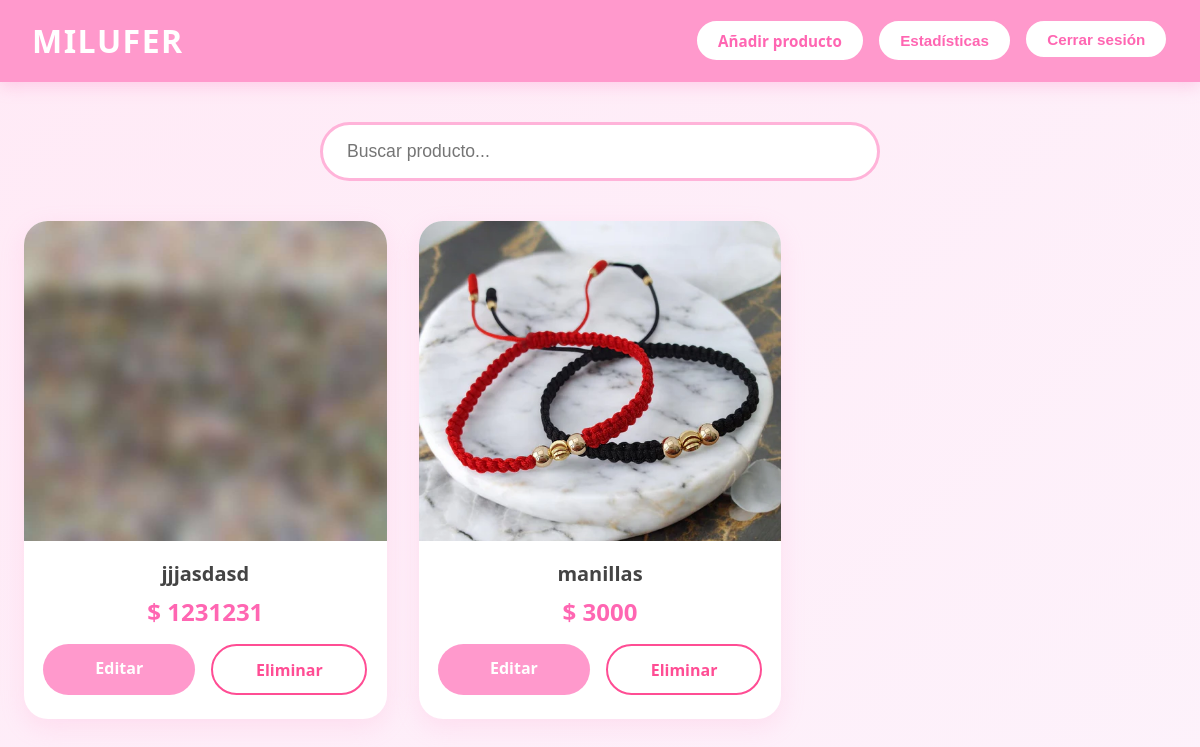
The app's page /panel_admin/ (signed in) with its own data.
### joyeria/models.py (models this page shows, shortened)
class Producto(models.Model):
    nombre = models.CharField(max_length=100)
    precio = models.IntegerField(help_text="Precio en pesos (ej: 45000)")
    descripcion = models.TextField(blank=True, null=True)
    imagen = models.ImageField(upload_to='productos/', blank=True, null=True)
    activo = models.BooleanField(default=True)
    creado_en = models.DateTimeField(auto_now_add=True)
    class Meta:
        ordering = ['-creado_en']

### joyeria/views.py (the view)
# urls.py: path('panel_admin/', panel_admin, name='panel_admin'),
@user_passes_test(es_admin, login_url='login')
def panel_admin(request):
    productos = Producto.objects.all().order_by('-creado_en')  # ordena por más nuevo
    return render(request, 'panel_admin.html', {
        'productos': productos
    })

### joyeria/views.py (called while the page is built)
def es_admin(user):
    return user.is_superuser

### joyeria/templates/panel_admin.html (shortened to what this page needs)
{% load static %}
<!DOCTYPE html>
<html lang="es">
<head>
  <link rel="stylesheet" href="{% static 'panel_admin.css' %}">
</head>
<body>
  <header>
    <h1>MILUFER</h1>
    <div class="header-buttons">
      <a href="{% url 'admin:joyeria_producto_add' %}" class="btn-header">Añadir producto</a>
      <button id="statsBtn" class="btn-header">Estadísticas</button>
      <form action="{% url 'logout' %}" method="post" style="display:inline;">
      <button type="submit" class="btn-header">Cerrar sesión</button>
      </form>
    </div>
  </header>
  <div class="container">
    <div class="search-bar">
      <input type="text" id="search" placeholder="Buscar producto..." onkeyup="filtrar()">
    </div>
    <div class="productos-grid" id="grid">
      {% for p in productos %}
      <div class="producto-card">
        {% if p.imagen %}
          <img src="{{ p.imagen.url }}" alt="{{ p.nombre }}">
        {% else %}
          <div class="sin-imagen">Sin foto</div>
        {% endif %}
        <h3>{{ p.nombre }}</h3>
        <p class="precio">$ {{ p.precio }}</p>
        <div class="acciones">
          <a href="{% url 'admin:joyeria_producto_change' p.id %}" class="btn-edit">Editar</a>
          <a href="{% url 'admin:joyeria_producto_delete' p.id %}" class="btn-delete"
             onclick="return confirm('¿Eliminar {{ p.nombre }} para siempre?')">Eliminar</a>
        </div>
      </div>
      {% empty %}
      <p class="no-productos">Aún no tenés productos. ¡Empezá a subir!</p>
      {% endfor %}
    </div>
  </div>
</body>
</html>

### joyeria/static/panel_admin.css (style rules this page uses)
* { margin: 0; padding: 0; box-sizing: border-box; }
body { font-family: 'Segoe UI', Tahoma, Geneva, Verdana, sans-serif; background: linear-gradient(135deg, #ffeaf6 0%, #fdf2fb 100%); color: #333; min-height: 100vh; }
header { background: #ff99cc; color: white; padding: 1.2rem 2rem; display: flex; justify-content: space-between; align-items: center; box-shadow: 0 4px 15px rgba(255, 153, 204, 0.4); position: sticky; top: 0; z-index: 100; }
header h1 { font-size: 2rem; font-weight: 800; letter-spacing: 1.5px; }
.header-buttons { display: flex; gap: 0.8rem; flex-wrap: wrap; }
.btn-header { background: white; color: #ff66b2; border: 2.5px solid #ff99cc; padding: 0.6rem 1.3rem; border-radius: 30px; font-weight: bold; text-decoration: none; font-size: 0.95rem; transition: all 0.3s ease; box-shadow: 0.3s; }
.container { max-width: 1300px; margin: 2.5rem auto; padding: 0 1.5rem; }
.search-bar { margin-bottom: 2.5rem; text-align: center; }
#search { width: 100%; max-width: 560px; padding: 1rem 1.5rem; font-size: 1.1rem; border: 3px solid #ffb3d9; border-radius: 40px; outline: none; background: white; transition: all 0.3s ease; }
.productos-grid { display: grid; grid-template-columns: repeat(auto-fill, minmax(280px, 1fr)); gap: 2rem; }
.producto-card { background: white; border-radius: 24px; overflow: hidden; box-shadow: 0 8px 25px rgba(255, 153, 204, 0.2); transition: all 0.4s ease; display: flex; flex-direction: column; }
.producto-card img { width: 100%; height: 320px; object-fit: cover; }
.producto-card h3 { padding: 1.2rem 1.4rem 0.5rem; font-size: 1.25rem; color: #444; text-align: center; flex-grow: 1; }
.producto-card p { text-align: center; padding: 0 1.4rem 1rem; font-size: 1.5rem; font-weight: 800; color: #ff66b2; }
.acciones { padding: 0 1.2rem 1.5rem; display: flex; gap: 1rem; }
.btn-edit, .btn-delete { flex: 1; padding: 0.8rem; border-radius: 30px; font-weight: bold; text-decoration: none; text-align: center; transition: all 0.3s ease; }
.btn-edit { background: #ff99cc; color: white; }
.btn-delete { background: white; color: #ff4d94; border: 2px solid #ff4d94; }

### records on screen
Producto: imagen (picture), nombre "jjjasdasd", precio "1231231"
Producto: imagen (picture), nombre "manillas", precio "3000"
